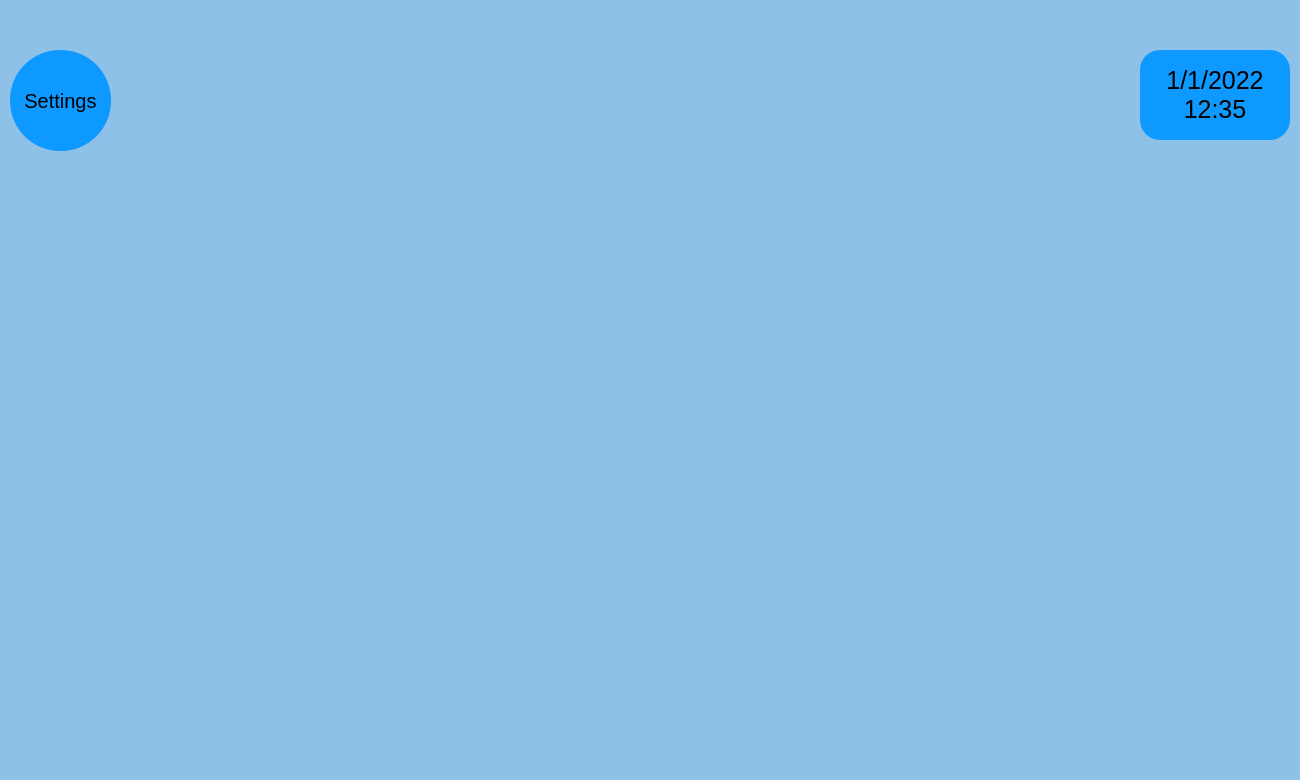
<?xml version="1.0" encoding="UTF-8"?>
<ui version="4.0">
 <class>MainWindow</class>
 <widget class="QMainWindow" name="MainWindow">
  <property name="geometry">
   <rect>
    <x>0</x>
    <y>0</y>
    <width>1300</width>
    <height>780</height>
   </rect>
  </property>
  <property name="windowTitle">
   <string>MainWindow</string>
  </property>
  <property name="layoutDirection">
   <enum>Qt::LeftToRight</enum>
  </property>
  <property name="styleSheet">
   <string notr="true">font: 8pt &quot;Calibri&quot;;
background-color: rgb(141, 193, 231)

</string>
  </property>
  <widget class="QWidget" name="centralwidget">
   <widget class="QLabel" name="time_label">
    <property name="geometry">
     <rect>
      <x>1140</x>
      <y>50</y>
      <width>150</width>
      <height>90</height>
     </rect>
    </property>
    <property name="styleSheet">
     <string notr="true">background-color: rgb(13, 153, 255);
border-radius:20px;
font-size:25px;
</string>
    </property>
    <property name="text">
     <string>1/1/2022
12:35</string>
    </property>
    <property name="alignment">
     <set>Qt::AlignCenter</set>
    </property>
   </widget>
   <widget class="QPushButton" name="setting_button">
    <property name="geometry">
     <rect>
      <x>10</x>
      <y>50</y>
      <width>101</width>
      <height>101</height>
     </rect>
    </property>
    <property name="styleSheet">
     <string notr="true">background-color: rgb(13, 153, 255);
border-radius:50px;
font-size:20px;
</string>
    </property>
    <property name="text">
     <string>Settings</string>
    </property>
    <property name="autoDefault">
     <bool>false</bool>
    </property>
   </widget>
   <widget class="QWidget" name="verticalLayoutWidget">
    <property name="geometry">
     <rect>
      <x>0</x>
      <y>0</y>
      <width>1301</width>
      <height>41</height>
     </rect>
    </property>
    <layout class="QVBoxLayout" name="top_widget">
     <property name="spacing">
      <number>0</number>
     </property>
     <property name="sizeConstraint">
      <enum>QLayout::SetMinimumSize</enum>
     </property>
     <property name="leftMargin">
      <number>0</number>
     </property>
     <property name="topMargin">
      <number>0</number>
     </property>
     <property name="rightMargin">
      <number>0</number>
     </property>
    </layout>
   </widget>
   <widget class="QStackedWidget" name="widget_section">
    <property name="geometry">
     <rect>
      <x>0</x>
      <y>160</y>
      <width>1300</width>
      <height>610</height>
     </rect>
    </property>
    <property name="styleSheet">
     <string notr="true"/>
    </property>
    <property name="currentIndex">
     <number>0</number>
    </property>
    <widget class="QWidget" name="page"/>
    <widget class="QWidget" name="page_2"/>
   </widget>
  </widget>
  <action name="actiondfg">
   <property name="text">
    <string>dfg</string>
   </property>
  </action>
 </widget>
 <resources/>
 <connections/>
</ui>
